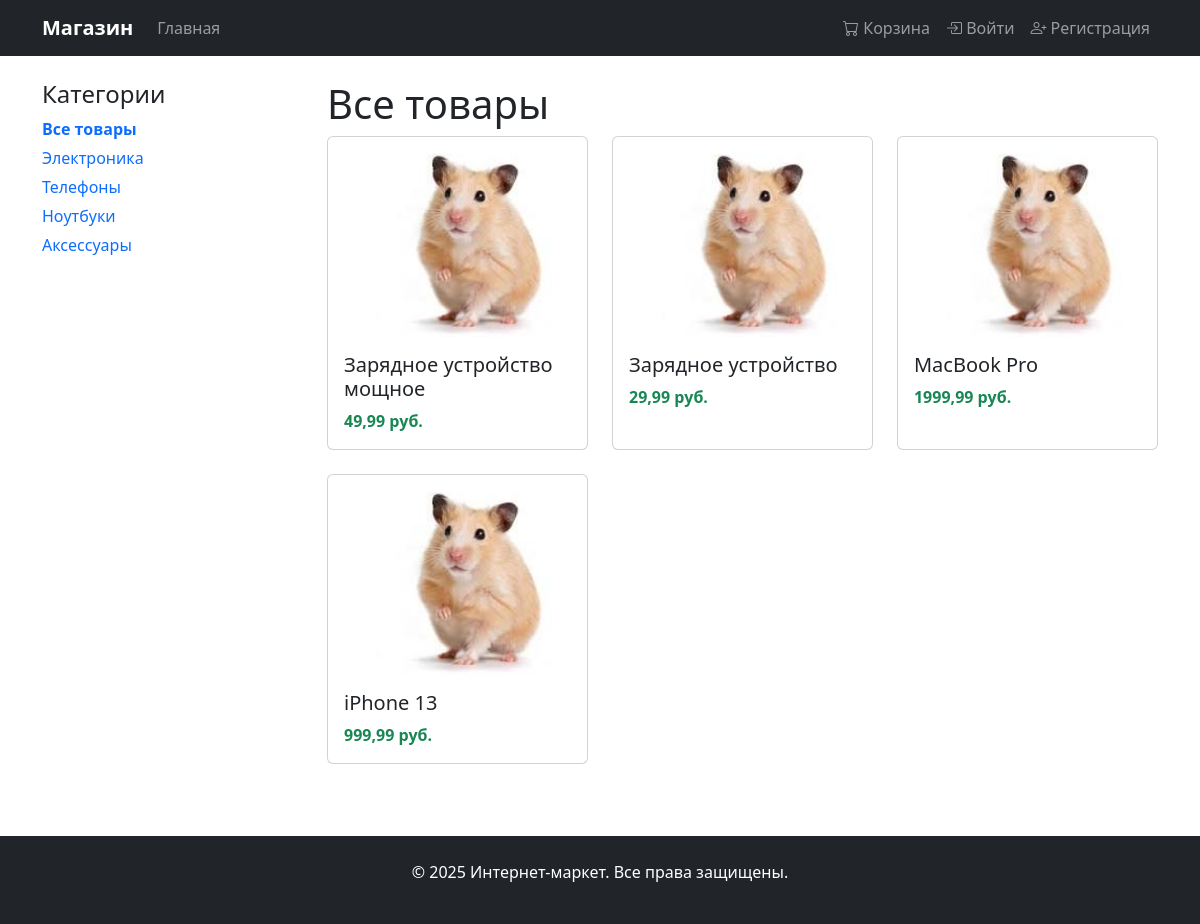
The page / on the database its author committed.
### products/models.py (models this page shows, shortened)
class Category(models.Model):
    name = models.CharField(max_length=100, verbose_name='Название', unique=True)
    description = models.TextField(blank=True, null=True, verbose_name='Описание')
    parent = models.ForeignKey('self', on_delete=models.CASCADE, blank=True, null=True, verbose_name='Родительская категория')
    class Meta:
        db_table = 'shop_products_categories'
        verbose_name = 'Категория'
        verbose_name_plural = 'Категории'

class Product(models.Model):
    name = models.CharField(max_length=255, verbose_name='Название')
    description = models.TextField(verbose_name='Описание')
    price = models.DecimalField(max_digits=10, decimal_places=2, verbose_name='Цена')
    stock = models.PositiveIntegerField(verbose_name='Количество на складе')
    image = models.ImageField(upload_to='products/', blank=True, null=True, verbose_name='Изображение')
    category = models.ForeignKey(Category, on_delete=models.CASCADE, verbose_name='Категория')
    created_at = models.DateTimeField(auto_now_add=True, verbose_name='Дата добавления')
    class Meta:
        db_table = 'shop_products'
        ordering = ['-created_at']
        verbose_name = 'Товар'
        verbose_name_plural = 'Товары'
        unique_together = ['name', 'category']
    def get_absolute_url(self):
        return reverse('products:product_detail', args=[self.id])

### products/views.py (the view)
# urls.py: path('', views.product_list, name='home'),
def product_list(request, category_id=None):
    category = None
    categories = Category.objects.all()
    products = Product.objects.filter(stock__gt=0)
    if category_id:
        category = get_object_or_404(Category, id=category_id)
        products = products.filter(category=category)
    return render(request, 'products/product_list.html', {
        'category': category,
        'categories': categories,
        'products': products,
    })

### products/templates/products/product_list.html (shortened to what this page needs)
{% extends 'base.html' %}
{% block content %}
<div class="row">
    <div class="col-md-3">
        <h4>Категории</h4>
        <ul class="category-list">
            <li>
                <a href="{% url 'products:home' %}"
                class="{% if not category %}fw-bold{% endif %}">
                    Все товары
                </a>
            </li>
            {% for cat in categories %}
                <li>
                    <a href="{% url 'products:product_list_by_category' cat.id %}"
                    class="{% if category.id == cat.id %}fw-bold{% endif %}">
                        {{ cat.name }}
                    </a>
                </li>
            {% endfor %}
        </ul>
    </div>
    <div class="col-md-9">
        <h1>{% if category %}{{ category.name }}{% else %}Все товары{% endif %}</h1>
        <div class="row">
            {% for product in products %}
                <div class="col-md-4 mb-4">
                    <div class="card h-100">
                        <a href="{{ product.get_absolute_url }}">
                            <img src="{% if product.image %}{{ product.image.url }}{% else %}/static/images/no-image.jpg{% endif %}"
                                class="card-img-top"
                                alt="{{ product.name }}">
                        </a>
                        <div class="card-body">
                            <h5 class="card-title">
                                <a href="{{ product.get_absolute_url }}" class="text-decoration-none text-dark">
                                    {{ product.name }}
                                </a>
                            </h5>
                            <p class="card-text text-success fw-bold">{{ product.price }} руб.</p>
                        </div>
                    </div>
                </div>
            {% empty %}
                <div class="col-12">
                    <p>Товары не найдены.</p>
                </div>
            {% endfor %}
        </div>
    </div>
</div>
{% endblock %}

### templates/base.html (style rules this page uses)
.card-img-top { height: 200px; object-fit: contain; }
.category-list { list-style: none; padding-left: 0; }
.category-list li { margin-bottom: 5px; }
.category-list a { text-decoration: none; }

### rows shown on the page
Category: name "Электроника"
Category: name "Телефоны"
Category: name "Ноутбуки"
Category: name "Аксессуары"
Product: name "Зарядное устройство мощное", price "49,99"
Product: name "Зарядное устройство", price "29,99"
Product: name "MacBook Pro", price "1999,99"
Product: name "iPhone 13", price "999,99"
